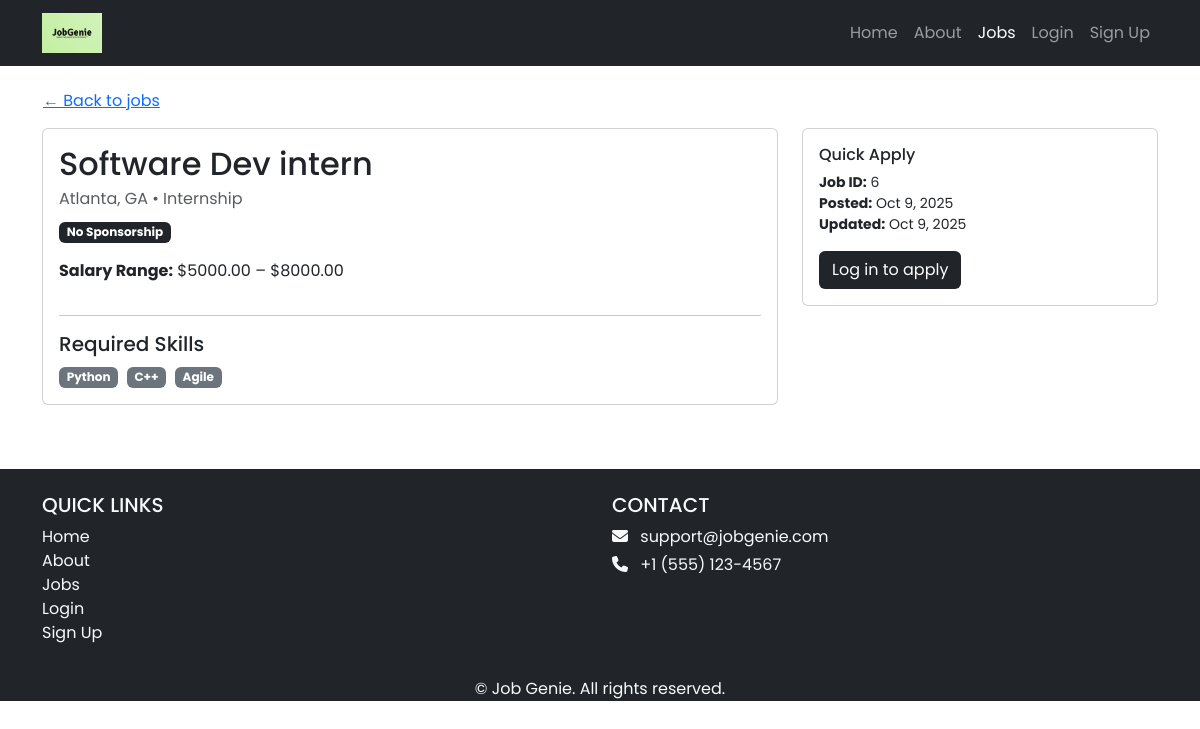
The page /jobs/6/ on the database its author committed.
### jobs/models.py (models this page shows, shortened)
class Job(models.Model):
    JOB_TYPES = [
        ('FT', 'Full Time'),
        ('PT', 'Part Time'),
        ('IN', 'Internship'),
        ('CT', 'Contractor'),
    ]
    REMOTE_TYPES = [
        ('ON', 'On-site'),
        ('RE', 'Remote'),
        ('HY', 'Hybrid'),
    ]
    SPONSORSHIP_OPT = [
        ('YES', 'Sponsorship Available'),
        ('NO', 'No Sponsorship'),
    ]
    recruiter = models.ForeignKey(
    Recruiter,
    on_delete=models.CASCADE,
    related_name="jobs",
    null=True,
    blank=True
    )
    title = models.CharField(max_length=255)
    company_name = models.CharField(max_length=255, blank=True, default="")
    skills = models.TextField(help_text="List required skills, separated by commas", blank=True, default="")
    location = models.CharField(max_length=255)
    salary_min = models.DecimalField(max_digits=10, decimal_places=2, null=True, blank=True)
    salary_max = models.DecimalField(max_digits=10, decimal_places=2, null=True, blank=True)
    job_type = models.CharField(max_length=2, choices=JOB_TYPES)
    visa_sponsorship = models.CharField(max_length=3, choices=SPONSORSHIP_OPT, default='NO')
    remote_type = models.CharField(max_length=2, choices=REMOTE_TYPES, default='ON')
    created_at = models.DateTimeField(auto_now_add=True)
    updated_at = models.DateTimeField(auto_now=True)
    @property
    def skill_list(self):
        return [s.strip() for s in self.skills.split(',')] if self.skills else []
    class Meta:
        indexes = [
            models.Index(fields=['job_type']),
            models.Index(fields=['remote_type']),
            models.Index(fields=['location']),
        ]
        ordering = ['-created_at']

### jobs/views.py (the view)
# urls.py: path('<int:pk>/', JobDetailView.as_view(), name='job_detail'),
class JobDetailView(DetailView):
    model = Job
    template_name = 'jobs/job_detail.html'
    context_object_name = 'job'
    def get_context_data(self, **kwargs):
        ctx = super().get_context_data(**kwargs)
        if self.request.user.is_authenticated:
            ctx['application'] = Application.objects.filter(
                job=self.object, candidate=self.request.user
            ).first()
        return ctx

### jobs/templates/jobs/job_detail.html (shortened to what this page needs)
{% extends 'base.html' %}
{% load static %}
{% block content %}
<div class="p-3">
  <div class="container">
    {% if user.is_authenticated and user.userprofile.role == 'RECRUITER' %}
      <a href="{% url 'recruiters:dashboard' %}" class="btn btn-link ps-0">← Back to dashboard</a>
    {% else %}
      <a href="{% url 'job_list' %}" class="btn btn-link ps-0">← Back to jobs</a>
    {% endif %}
    <div class="row mt-2">
      <div class="col-lg-8">
        <div class="card p-3">
          <h2 class="mb-1">{{ job.title }}</h2>
          <div class="mb-2 text-muted">
            {{ job.location }} • {{ job.get_job_type_display }}
          </div>
          <div class="mb-3">
            <span class="badge {% if job.visa_sponsorship == 'YES' %}bg-success{% else %}bg-dark{% endif %}">
              {{ job.get_visa_sponsorship_display }}
            </span>
          </div>
          {% if job.salary_min or job.salary_max %}
            <p><strong>Salary Range:</strong>
              ${{ job.salary_min|default:"?" }} – ${{ job.salary_max|default:"?" }}
            </p>
          {% endif %}
          <hr>
          <h5>Required Skills</h5>
          <p class="mb-0">
            {% if job.skills %}
              {% for s in job.skill_list %}
                <span class="badge bg-secondary me-1">{{ s }}</span>
              {% endfor %}
            {% else %}
              <em>Not specified.</em>
            {% endif %}
          </p>
        </div>
      </div>
      <div class="col-lg-4 mt-3 mt-lg-0">
        <div class="card p-3">
          <h6 class="mb-2">Quick Apply</h6>
          <ul class="list-unstyled mb-0 small">
            <li><strong>Job ID:</strong> {{ job.id }}</li>
            <li><strong>Posted:</strong> {{ job.created_at|date:"M j, Y" }}</li>
            <li><strong>Updated:</strong> {{ job.updated_at|date:"M j, Y" }}</li>
          </ul>
          <div class="mt-3">
            {% if user.is_authenticated %}
              {% if user.userprofile.role == 'JOB_SEEKER' %}
                {% if application %}
                  {% if application.note %}
                    <div class="mb-2">
                      <strong>Your Note:</strong>
                      <div class="border rounded p-2 bg-light">
                        {{ application.note }}
                      </div>
                    </div>
                  {% endif %}
                  <div class="alert alert-warning mt-3">
                    You already applied to this job.
                  </div>
                {% else %}
                  <form method="post" action="{% url 'apply_to_job' job.id %}">
                    {% csrf_token %}
                    <textarea name="note" class="form-control mb-2" rows="3" placeholder="Write a short note..."></textarea>
                    <button type="submit" class="btn bg-dark text-white">Apply</button>
                  </form>
                {% endif %}
              {% endif %}
            {% else %}
              <a href="{% url 'accounts.login' %}?next={% url 'job_detail' job.pk %}" class="btn bg-dark text-white">Log in to apply</a>
            {% endif %}
          </div>
        </div>
      </div>
    </div>
  </div>
</div>
{% endblock content %}

### jobgenie/static/css/style.css (style rules this page uses)
body { font-family: 'Poppins', sans-serif; }

### rows shown on the page
Job: title "Software Dev intern", location "Atlanta, GA", job_type "Internship", visa_sponsorship "No Sponsorship", salary_min "5000.00", salary_max "8000.00", id "6", created_at "Oct 9, 2025", updated_at "Oct 9, 2025"

### other values the page prints
{{ s }} "Python" "C++" "Agile"
